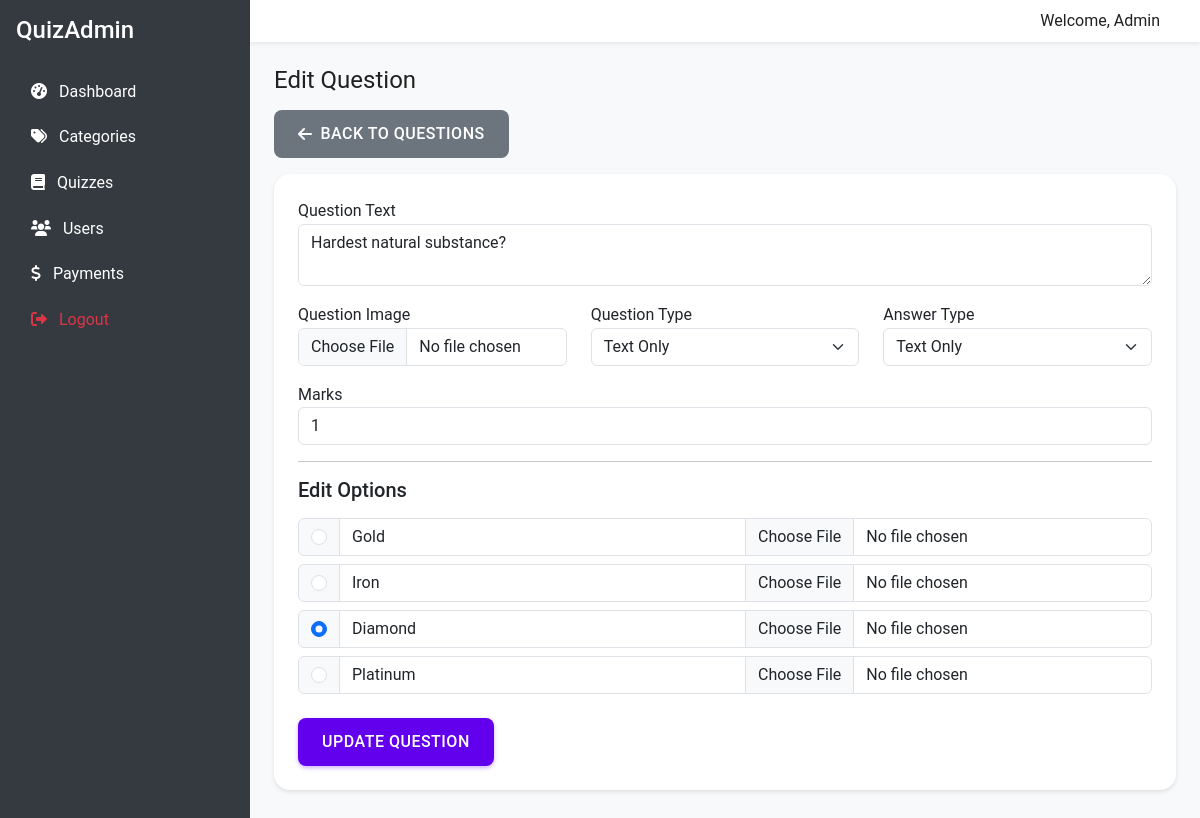
The page /admin/edit_question.php?id=10&quiz_id=2 (signed in) on the database its author committed.
### tables this page shows
CREATE TABLE `questions` (
  `id` int(11) NOT NULL,
  `quiz_id` int(11) NOT NULL,
  `question_text` text DEFAULT NULL,
  `question_image` varchar(255) DEFAULT NULL,
  `question_type` enum('text','image','both') DEFAULT 'text',
  `answer_type` enum('text','image','both') DEFAULT 'text',
  `marks` int(11) DEFAULT 1,
  `created_at` timestamp NOT NULL DEFAULT current_timestamp()
);

CREATE TABLE `options` (
  `id` int(11) NOT NULL,
  `question_id` int(11) NOT NULL,
  `option_text` text DEFAULT NULL,
  `option_image` varchar(255) DEFAULT NULL,
  `is_correct` tinyint(1) DEFAULT 0,
  `created_at` timestamp NOT NULL DEFAULT current_timestamp()
);

### admin/edit_question.php (the view, shortened to what this page needs)
<?php
require_once 'includes/header.php';
$question_id = $_GET['id'] ?? 0;
$quiz_id = $_GET['quiz_id'] ?? 0;
$stmt = $pdo->prepare("SELECT * FROM questions WHERE id = ?");
$stmt->execute([$question_id]);
$question = $stmt->fetch();
$optStmt = $pdo->prepare("SELECT * FROM options WHERE question_id = ?");
$optStmt->execute([$question_id]);
$options = $optStmt->fetchAll();
?>
<h3>Edit Question</h3>
<a href="questions.php?quiz_id=<?php echo $quiz_id; ?>" class="btn btn-secondary mb-3"><i class="fas fa-arrow-left"></i> Back to Questions</a>
<div class="card">
    <div class="card-body">
        <form method="POST" enctype="multipart/form-data">
            <div class="mb-3">
                <label>Question Text</label>
                <textarea name="question_text" class="form-control" rows="2" required><?php echo htmlspecialchars($question['question_text']); ?></textarea>
            </div>
            <div class="row">
                <div class="col-md-4 mb-3">
                    <label>Question Image</label>
                    <input type="file" name="question_image" class="form-control">
                </div>
                <div class="col-md-4 mb-3">
                    <label>Question Type</label>
                    <select name="question_type" class="form-select">
                        <option value="text" <?php echo $question['question_type'] == 'text' ? 'selected' : ''; ?>>Text Only</option>
                    </select>
                </div>
                 <div class="col-md-4 mb-3">
                    <label>Answer Type</label>
                    <select name="answer_type" class="form-select">
                        <option value="text" <?php echo $question['answer_type'] == 'text' ? 'selected' : ''; ?>>Text Only</option>
                    </select>
                </div>
            </div>
            <div class="mb-3">
                 <label>Marks</label>
                 <input type="number" name="marks" class="form-control" value="<?php echo $question['marks']; ?>">
            </div>
            <hr>
            <h5>Edit Options</h5>
            <?php foreach($options as $index => $opt): ?>
            <div class="input-group mb-2">
                <div class="input-group-text">
                    <input class="form-check-input mt-0" type="radio" name="is_correct[]" value="<?php echo $index; ?>" <?php echo $opt['is_correct'] ? 'checked' : ''; ?>>
                </div>
                <input type="text" name="option_text[]" class="form-control" value="<?php echo htmlspecialchars($opt['option_text']); ?>" required>
                <input type="file" name="option_image[]" class="form-control">
            </div>
            <?php endforeach; ?>
            <button type="submit" class="btn btn-primary mt-3">Update Question</button>
        </form>
    </div>
</div>
<?php require_once 'includes/footer.php'; ?>

### assets/css/style.css (style rules this page uses)
:root { --primary-color: #6200ee; --primary-light: #9d46ff; --primary-dark: #0a00b6; --secondary-color: #03dac6; --secondary-light: #66fff9; --secondary-dark: #00a896; --surface-color: #ffffff; --background-color: #f5f5f5; --error-color: #b00020; --success-color: #00c853; --warning-color: #ffab00; --text-primary: #212121; --text-secondary: #666666; --text-disabled: #9e9e9e; --border-radius: 8px; --border-radius-lg: 16px; --border-radius-xl: 24px; --shadow-1: 0 2px 4px rgba(0, 0, 0, 0.1); --shadow-2: 0 4px 8px rgba(0, 0, 0, 0.12); --shadow-3: 0 8px 16px rgba(0, 0, 0, 0.14); --shadow-4: 0 16px 32px rgba(0, 0, 0, 0.16); --transition: all 0.3s cubic-bezier(0.4, 0, 0.2, 1); }
* { margin: 0; padding: 0; box-sizing: border-box; }
body { font-family: 'Roboto', 'Segoe UI', Arial, sans-serif; background-color: var(--background-color); color: var(--text-primary); line-height: 1.6; -webkit-font-smoothing: antialiased; -moz-osx-font-smoothing: grayscale; }
h1, h2, h3, h4, h5, h6 { font-weight: 500; line-height: 1.2; margin-bottom: 1rem; }
h3 { font-size: 1.5rem; font-weight: 400; letter-spacing: 0; }
.card { background-color: var(--surface-color); border-radius: var(--border-radius-lg); box-shadow: var(--shadow-1); transition: var(--transition); border: none; overflow: hidden; margin-bottom: 1.5rem; }
.card-body { padding: 1.5rem; }
.btn { padding: 0.75rem 1.5rem; border-radius: var(--border-radius); border: none; font-weight: 500; text-transform: uppercase; letter-spacing: 0.5px; transition: var(--transition); cursor: pointer; display: inline-flex; align-items: center; justify-content: center; gap: 0.5rem; text-decoration: none; position: relative; overflow: hidden; }
.btn::after { content: ''; position: absolute; top: 50%; left: 50%; width: 5px; height: 5px; background: rgba(255, 255, 255, 0.5); opacity: 0; border-radius: 100%; transform: scale(1, 1) translate(-50%); transform-origin: 50% 50%; }
.btn-primary { background-color: var(--primary-color); color: white; box-shadow: 0 2px 4px rgba(98, 0, 238, 0.3); }
.mb-2 { margin-bottom: 0.5rem !important; }
.mb-3 { margin-bottom: 1rem !important; }
.mt-0 { margin-top: 0 !important; }
.mt-3 { margin-top: 1rem !important; }

### rows shown on the page
questions: question_text "Hardest natural substance?", question_type "Text Only", answer_type "Text Only", marks "1"
options: option_text "Gold"
options: option_text "Iron"
options: is_correct "☑", option_text "Diamond"
options: option_text "Platinum"
